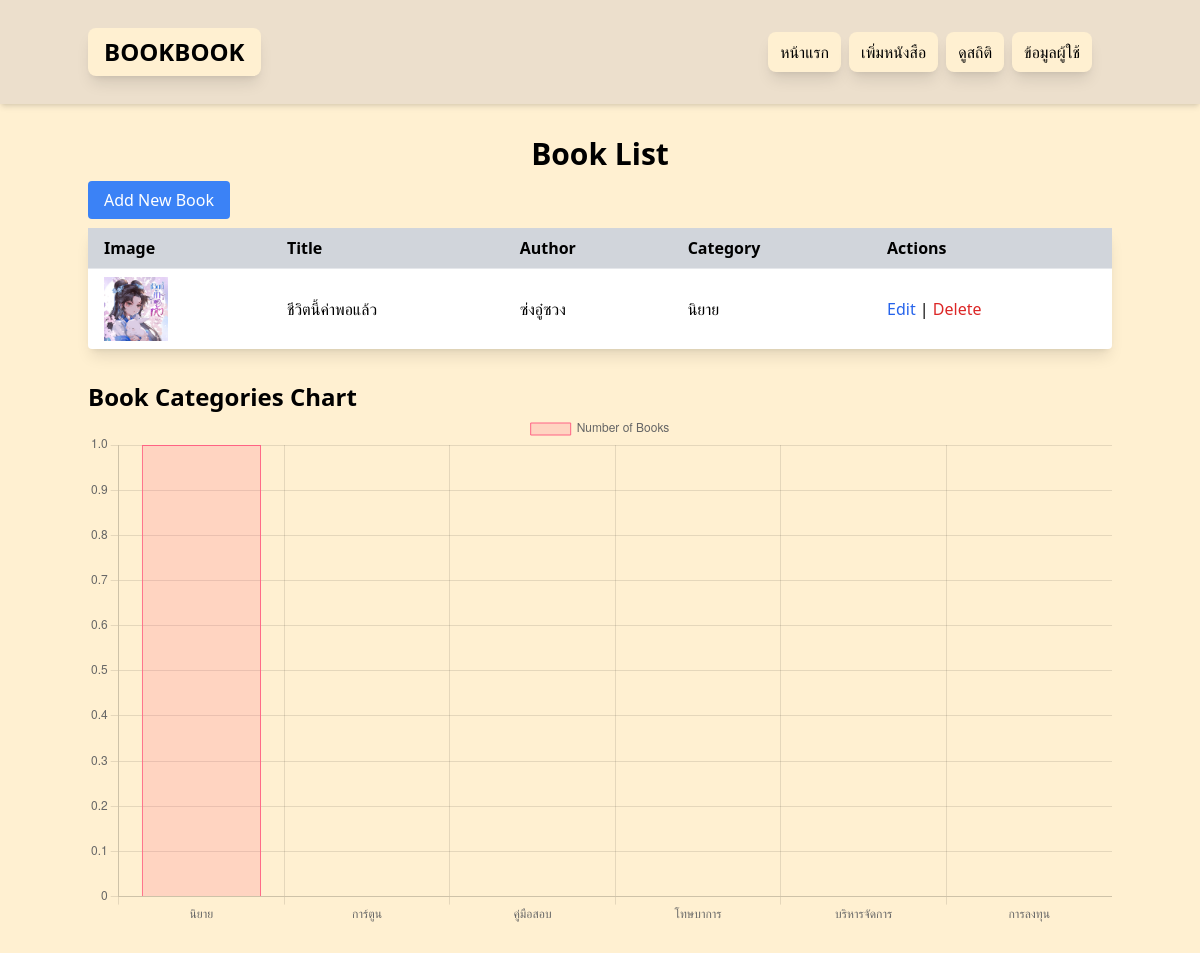
The page /book_list/ on the database its author committed.
### books/models.py (models this page shows, shortened)
class Book(models.Model):
    title = models.CharField(max_length=255)
    author = models.CharField(max_length=255)
    category = models.ForeignKey('Category', on_delete=models.CASCADE)
    published_year = models.CharField(max_length=4)  # หรือใช้ DateField ถ้าคุณต้องการเก็บเป็นปี
    num_pages = models.IntegerField(null=True, blank=True)  # ฟิลด์สำหรับจำนวนหน้า
    cover_image = models.ImageField(upload_to='cover_images/', null=True, blank=True)
    added_by = models.ForeignKey(User, on_delete=models.SET_NULL, null=True, blank=True)  # ฟิลด์ที่เพิ่มใหม่
    date_added = models.DateTimeField(auto_now_add=True)

class Category(models.Model):
    name = models.CharField(max_length=100)

### books/views.py (the view)
# urls.py: path('book_list/', views.book_list, name='book_list'),
def book_list(request):
    books = Book.objects.all()
    categories = Category.objects.all()
    category_counts = []
    category_names = []
    for category in categories:
        count = Book.objects.filter(category=category).count()
        category_counts.append(count)
        category_names.append(category.name)
    context = {
        'books': books,
        'categories': category_names,  # ส่งชื่อหมวดหมู่
        'category_counts': category_counts  # ส่งจำนวนหนังสือตามหมวดหมู่
    }
    return render(request, 'book_list.html', context)

### books/templates/book_list.html (shortened to what this page needs)
<!DOCTYPE html>
<html lang="en">
<head>
    <script src="https://cdn.tailwindcss.com"></script>
    {% load static %}
    <link href="https://cdn.jsdelivr.net/npm/tailwindcss@2.1.2/dist/tailwind.min.css" rel="stylesheet">
    <header class="bg-custom1 p-4 shadow-md">
        <div class="container mx-auto flex fixed-top justify-between items-center">
            <h1 class="px-4 py-2 text-2xl font-bold bg-custom2 rounded-lg shadow-lg">BOOKBOOK</h1>
            <nav class="bg-custom1 p-4 flex justify-end">
                <a href="{% url 'home-ld' %}" class="px-3 py-2 bg-custom2 rounded-lg shadow-lg mx-1">หน้าแรก</a>
                <a href="{% url 'add_book' %}" class="px-3 py-2 bg-custom2 rounded-lg shadow-lg mx-1">เพิ่มหนังสือ</a>
                <a href="{% url 'book_list' %}" class="px-3 py-2 bg-custom2 rounded-lg shadow-lg mx-1">ดูสถิติ</a>
                <a href="{% url 'profile' %}" class="px-3 py-2 bg-custom2 rounded-lg shadow-lg mx-1">ข้อมูลผู้ใช้</a>
            </nav>
        </div>
    </header>
</head>
<body class="bg-custom2">
    <div class="container mx-auto py-8">
        <h1 class="text-3xl text-center font-bold mb-4">Book List</h1>
        <a href="{% url 'add_book' %}" class="bg-blue-500 text-white px-4 py-2 rounded hover:bg-blue-700">Add New Book</a>
        <table class="table-auto w-full mt-4 bg-white shadow-lg rounded">
            <thead>
                <tr class="bg-gray-300">
                    <th class="px-4 py-2 text-left">Image</th>
                    <th class="px-4 py-2 text-left">Title</th>
                    <th class="px-4 py-2 text-left">Author</th>
                    <th class="px-4 py-2 text-left">Category</th>
                    <th class="px-4 py-2 text-left">Actions</th>
                </tr>
            </thead>
            <tbody>
                {% for book in books %}
                <tr class="border-t">
                    <td class="px-4 py-2">
                        {% if book.cover_image %}
                            <img src="{{ book.cover_image.url }}" alt="{{ book.title }}" class="w-16 h-16 object-cover">
                        {% else %}
                            <p>No Image</p>
                        {% endif %}
                    </td>
                    <td class="px-4 py-2">{{ book.title }}</td>
                    <td class="px-4 py-2">{{ book.author }}</td>
                    <td class="px-4 py-2">{{ book.category.name }}</td>
                    <td class="px-4 py-2">
                        <a href="{% url 'edit_book' book.pk %}" class="text-blue-600 hover:underline">Edit</a> |
                        <button onclick="openDeleteModal('{{ book.pk }}', '{{ book.title }}')" class="text-red-600 hover:underline">Delete</button>
                    </td>
                </tr>
                {% empty %}
                <tr>
                    <td colspan="4" class="text-center py-4">No books available.</td>
                </tr>
                {% endfor %}
            </tbody>
        </table>
        <h2 class="text-2xl font-bold mt-8">Book Categories Chart</h2>
        <canvas id="bookCategoryChart" width="400" height="200"></canvas>
        <script>
            var ctx = document.getElementById('bookCategoryChart').getContext('2d');
            var bookCategoryChart = new Chart(ctx, {
                type: 'bar',
                data: {
                    labels: {{ categories|safe }},  // รายชื่อหมวดหมู่
                    datasets: [{
                        label: 'Number of Books',
                        data: {{ category_counts|safe }},  // จำนวนหนังสือตามหมวดหมู่
                        backgroundColor: [
                            'rgba(255, 99, 132, 0.2)',
                            'rgba(54, 162, 235, 0.2)',
                            'rgba(75, 192, 192, 0.2)',
                            'rgba(153, 102, 255, 0.2)',
                            'rgba(255, 159, 64, 0.2)'
                        ],
                        borderColor: [
                            'rgba(255, 99, 132, 1)',
                            'rgba(54, 162, 235, 1)',
                            'rgba(75, 192, 192, 1)',
                            'rgba(153, 102, 255, 1)',
                            'rgba(255, 159, 64, 1)'
                        ],
                        borderWidth: 1
                    }]
                },
                options: {
                    scales: {
                        y: {
                            beginAtZero: true
                        }
                    }
                }
            });
            // ฟังก์ชันสำหรับเปิด modal และส่งข้อมูลหนังสือ
            function openDeleteModal(bookId, bookTitle) {
                document.getElementById('bookTitle').textContent = bookTitle;
                document.getElementById('bookId').value = bookId;
                // กำหนด action ให้ฟอร์มลบ โดยใช้ bookId
                document.getElementById('deleteForm').action = `/delete/${bookId}/`;
                document.getElementById('deleteModal').classList.remove('hidden');
            }
            // ฟังก์ชันสำหรับปิด modal
            function closeDeleteModal() {
                document.getElementById('deleteModal').classList.add('hidden');
            }
        </script>
    </div>
</body>
</html>

### rows shown on the page
Book: cover_image (picture), title "ชีวิตนี้ค่าพอแล้ว", author "ซ่งอู๋ซวง", category.name "นิยาย"

### other values the page prints
chart data {{ categories|safe }} ['นิยาย', 'การ์ตูน', 'คู่มือสอบ', 'โทษบาการ', 'บริหารจัดการ', 'การลงทุน']
chart data {{ category_counts|safe }} [1, 0, 0, 0, 0, 0]
